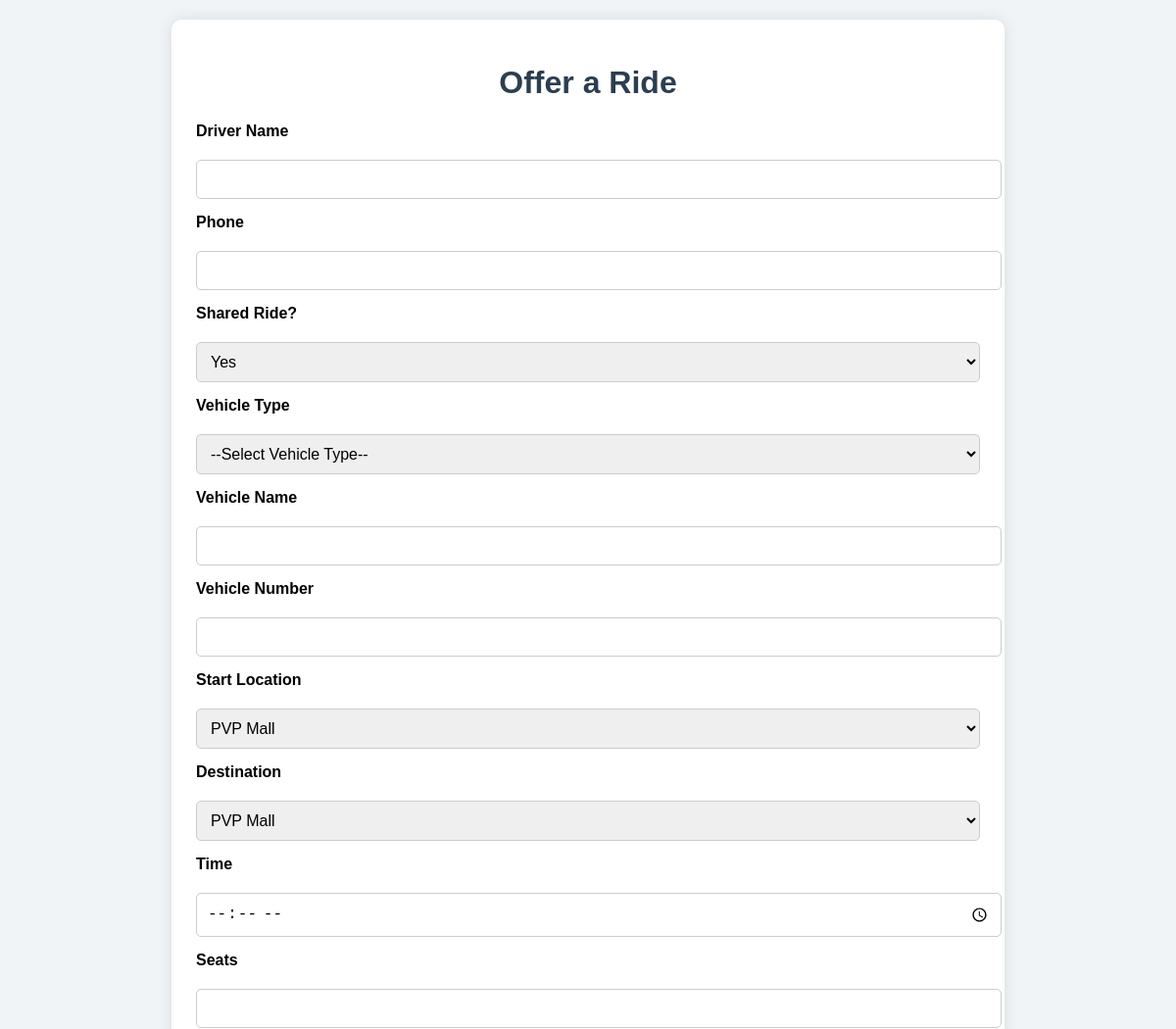
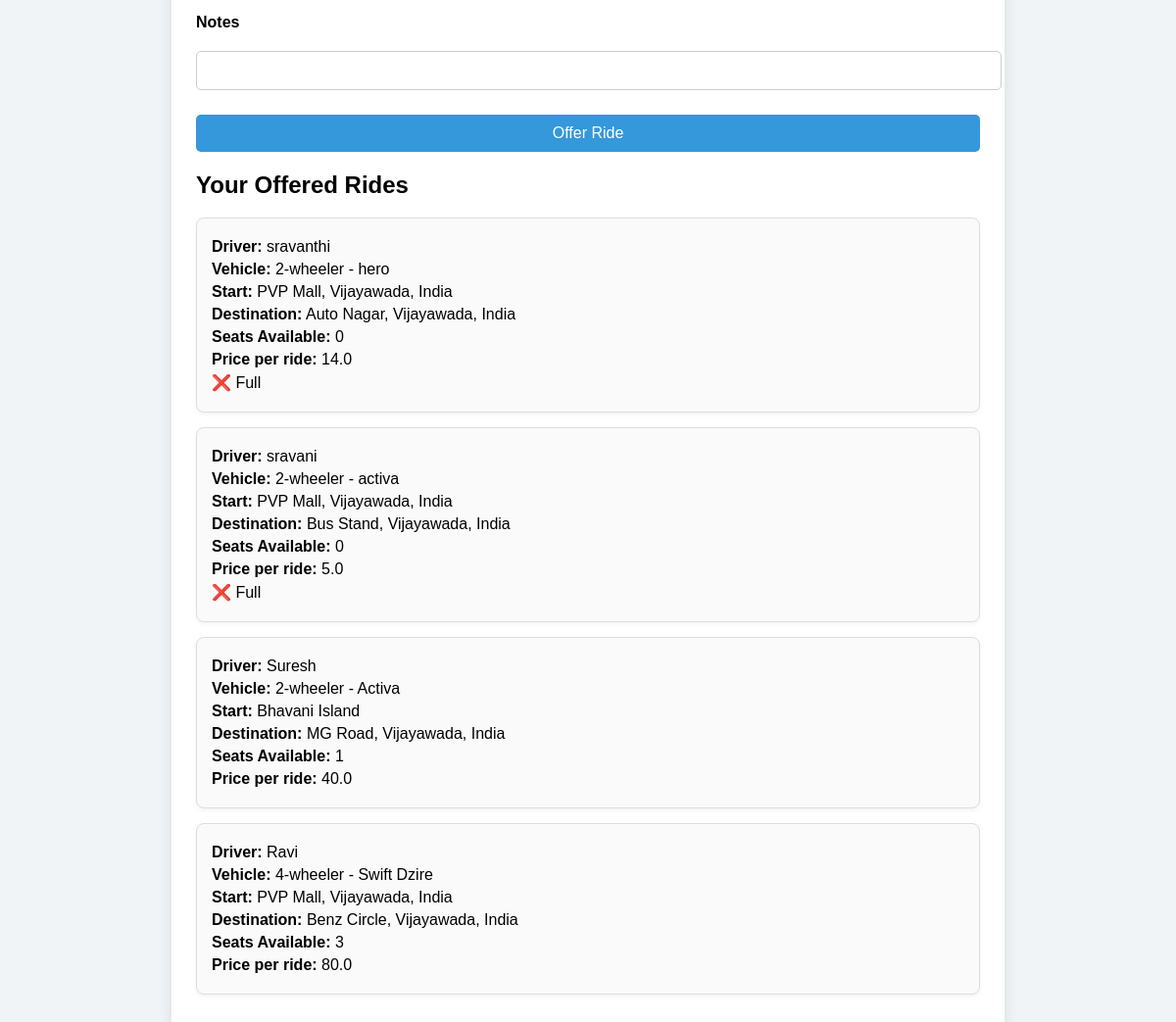
The app's page /offer (signed in) with its own data (2 pictures, top to bottom).
### app.py (models this page shows)
class CarpoolRide(db.Model):
    __tablename__ = "carpool_ride"
    id = db.Column(db.Integer, primary_key=True)
    driver_name = db.Column(db.String(100))
    phone = db.Column(db.String(20))
    vehicle_type = db.Column(db.String(50))
    vehicle = db.Column(db.String(100))
    vehicle_number = db.Column(db.String(50))
    start_location = db.Column(db.String(200))
    destination = db.Column(db.String(200))
    date_time = db.Column(db.String(50))
    available_seats = db.Column(db.Integer, default=0)
    price = db.Column(db.Float, default=0)
    notes = db.Column(db.String(300))
    is_shared = db.Column(db.Boolean, default=True)
    driver_lat = db.Column(db.Float)
    driver_lng = db.Column(db.Float)
    driver_dest_lat = db.Column(db.Float)
    driver_dest_lng = db.Column(db.Float)

### app.py (the view, shortened to what this page needs)
@app.route("/offer", methods=["GET", "POST"])
def offer():
    if "user" not in session:
        return redirect("/login")
    message = None
    rides = CarpoolRide.query.order_by(CarpoolRide.id.desc()).all()
    return render_template("offer.html", rides=rides, message=message)

### templates/offer.html (shortened to what this page needs)
<!DOCTYPE html>
<html>
<head>
</head>
<body>
<div class="container">
    <h1>Offer a Ride</h1>
    <form method="post">
        <label>Driver Name</label>
        <input type="text" name="driver_name" required>
        <label>Phone</label>
        <input type="text" name="phone">
        <label>Shared Ride?</label>
        <select name="is_shared">
            <option value="yes">Yes</option>
        </select>
        <label>Vehicle Type</label>
        <select name="vehicle_type" required>
            <option value="">--Select Vehicle Type--</option>
        </select>
        <label>Vehicle Name</label>
        <input type="text" name="vehicle">
        <label>Vehicle Number</label>
        <input type="text" name="vehicle_number">
        <label>Start Location</label>
        <select name="start" required>
<option value="PVP Mall, Vijayawada, India">PVP Mall</option>
        </select>
        <label>Destination</label>
        <select name="destination" required>
<option value="PVP Mall, Vijayawada, India">PVP Mall</option>
        </select>
        <label>Time</label>
        <input type="time" name="time">
        <label>Seats</label>
        <input type="number" name="seats" min="1" max="6">
        <label>Notes</label>
        <input type="text" name="notes">
        <button type="submit">Offer Ride</button>
    </form>
    <h2>Your Offered Rides</h2>
    {% for ride in rides %}
    <div class="ride-card">
        <p><b>Driver:</b> {{ ride.driver_name }}</p>
        <p><b>Vehicle:</b> {{ ride.vehicle_type }} - {{ ride.vehicle }}</p>
        <p><b>Start:</b> {{ ride.start_location }}</p>
        <p><b>Destination:</b> {{ ride.destination }}</p>
        <p><b>Seats Available:</b> {{ ride.available_seats }}</p>
        <p><b>Price per ride:</b> {{ ride.price }}</p>
       {% if ride.available_seats > 0 %}
        {% else %}
            <p class="full">❌ Full</p>
        {% endif %}
    </div>
    {% endfor %}
</div>
</body>
</html>

### templates/offer.html (style rules this page uses)
body { font-family: 'Arial', sans-serif; background: #f0f4f7; margin: 0; padding: 0; }
.container { width: 90%; max-width: 800px; margin: 20px auto; background: #fff; padding: 25px; border-radius: 10px; box-shadow: 0 0 15px rgba(0,0,0,0.1); }
h1 { text-align: center; color: #2c3e50; }
form { display: flex; flex-wrap: wrap; gap: 15px; }
label { flex: 1 0 100%; font-weight: bold; margin-bottom: 5px; }
input, select, button { flex: 1 0 100%; padding: 10px; border: 1px solid #ccc; border-radius: 5px; font-size: 16px; }
button { background-color: #3498db; color: #fff; border: none; cursor: pointer; margin-top: 10px; }
.ride-card { border: 1px solid #ddd; padding: 15px; border-radius: 8px; margin-bottom: 15px; background: #fafafa; box-shadow: 0 2px 5px rgba(0,0,0,0.05); }
.ride-card p { margin: 5px 0; }

### records on screen
CarpoolRide: driver_name "sravanthi", vehicle_type "2-wheeler", vehicle "hero", start_location "PVP Mall, Vijayawada, India", destination "Auto Nagar, Vijayawada, India", available_seats "0", price "14.0", shows "❌ Full"
CarpoolRide: driver_name "sravani", vehicle_type "2-wheeler", vehicle "activa", start_location "PVP Mall, Vijayawada, India", destination "Bus Stand, Vijayawada, India", available_seats "0", price "5.0", shows "❌ Full"
CarpoolRide: driver_name "Suresh", vehicle_type "2-wheeler", vehicle "Activa", start_location "Bhavani Island", destination "MG Road, Vijayawada, India", available_seats "1", price "40.0"
CarpoolRide: driver_name "Ravi", vehicle_type "4-wheeler", vehicle "Swift Dzire", start_location "PVP Mall, Vijayawada, India", destination "Benz Circle, Vijayawada, India", available_seats "3", price "80.0"
